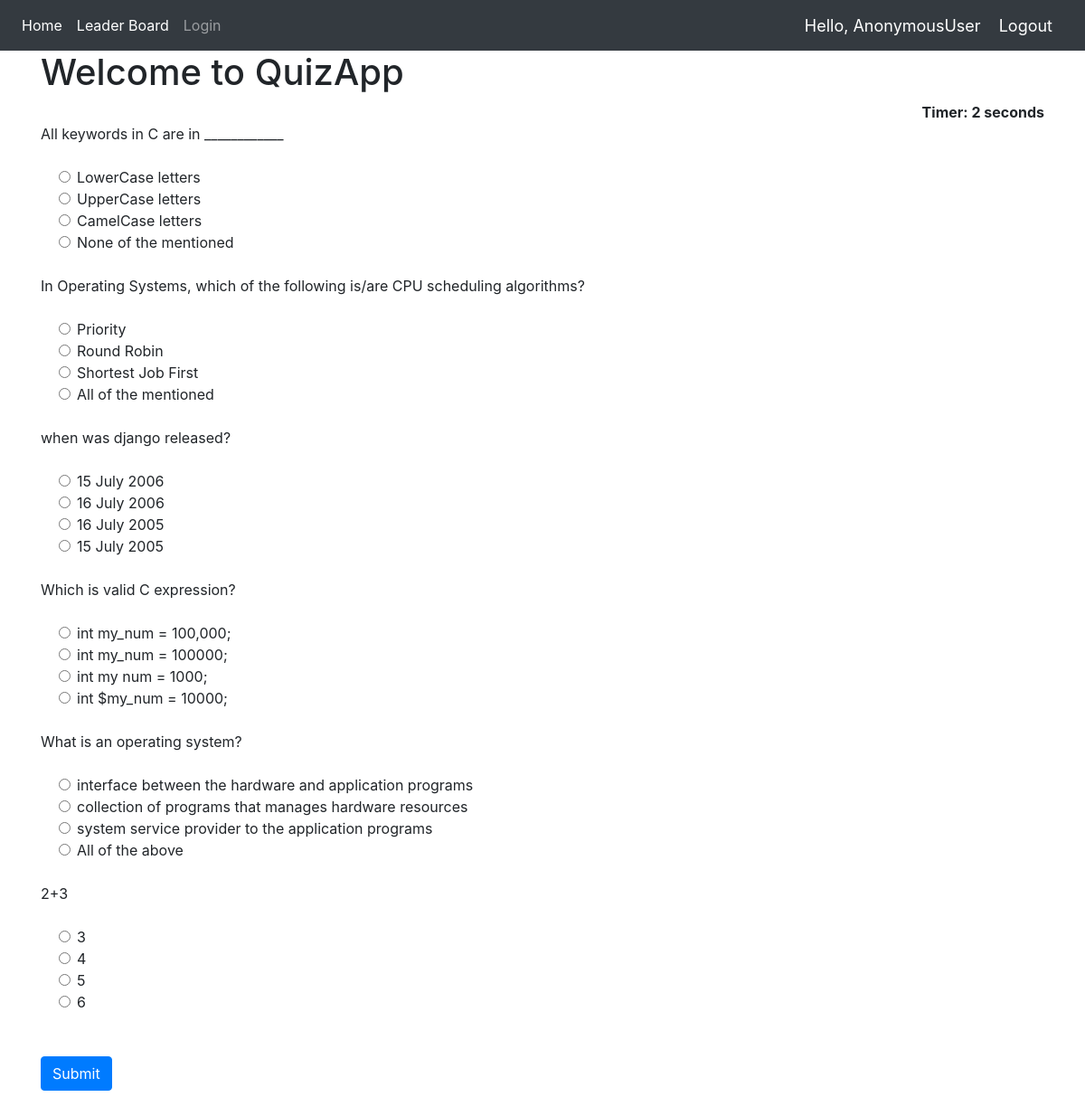
The page / on the database its author committed.
### Quiz/models.py (models this page shows, shortened)
class QuesModel(models.Model):
    question = models.CharField(max_length=200,null=True)
    op1 = models.CharField(max_length=200,null=True)
    op2 = models.CharField(max_length=200,null=True)
    op3 = models.CharField(max_length=200,null=True)
    op4 = models.CharField(max_length=200,null=True)
    ans = models.CharField(max_length=200,null=True)

### Quiz/views.py (the view)
# urls.py: 2. Add a URL to urlpatterns:  path('', views.home, name='home')
def home(request):
    if request.method == 'POST':
        print(request.POST)
        questions=QuesModel.objects.all()
        score=0
        wrong=0
        correct=0
        total=0
        for q in questions:
            total+=1
            print(request.POST.get(q.question))
            print(q.ans)
            print()
            if q.ans ==  request.POST.get(q.question):
                score+=10
                correct+=1
            else:
                wrong+=1
        percent = score/(total*10) *100
        context = {
            'score':score,
            'time': request.POST.get('timer'),
            'correct':correct,
            'wrong':wrong,
            'percent':percent,
            'total':total
        }
        res = Result(score=score)
        res.save()
        return render(request,'Quiz/result.html',context)
    else:
        questions=QuesModel.objects.all()
        context = {
            'questions':questions
        }
        return render(request,'Quiz/home.html',context)

### Quiz/templates/Quiz/home.html (shortened to what this page needs)
{% extends 'Quiz/dependencies.html' %}
{% block content %}
{% load static %}
<div class="container ">
<h1>Welcome to QuizApp</h1>
<div align="right " id="displaytimer"><b>Timer: 0 seconds</b></div>
 <form method='post' action=''>
    {% for q  in questions%}
    <div class="form-group">
      <label for="question">{{q.question}}</label>
    </div>
    <div class="form-check">
        <div class="form-check">
            <input class="form-check-input" type="radio" name="{{q.question}}" id="gridRadios1" value="option1">
            <label class="form-check-label" for="gridRadios1">
                {{q.op1}}
            </label>
        </div>
        <div class="form-check">
            <input class="form-check-input" type="radio" name="{{q.question}}" id="gridRadios2" value="option2">
            <label class="form-check-label" for="gridRadios2">
                {{q.op2}}
            </label>
        </div>
        <div class="form-check">
            <input class="form-check-input" type="radio" name="{{q.question}}" id="gridRadios1" value="option3">
            <label class="form-check-label" for="gridRadios1">
                {{q.op3}}
            </label>
        </div>
        <div class="form-check">
            <input class="form-check-input" type="radio" name="{{q.question}}" id="gridRadios2" value="option4">
            <label class="form-check-label" for="gridRadios2">
                {{q.op4}}
            </label>
        </div>
        <br>
    </div>
    {% endfor %}
    <br>
    <button type="submit" class="btn btn-primary">Submit</button>
  </form>
</div>
{% endblock %}

### Quiz/templates/Quiz/dependencies.html (shortened to what this page needs)
{% load static %}
<html>
    <head>
        <link rel="stylesheet" href="https://stackpath.bootstrapcdn.com/bootstrap/4.5.0/css/bootstrap.min.css">
    </head>
    <body>
        {% include 'Quiz/navbar.html' %}
        {% block content %}
        {% endblock %}
        <br>
    </body>
</html>

### Quiz/templates/Quiz/navbar.html (shortened to what this page needs)
{% load static %}
<nav class="navbar navbar-expand-lg navbar-dark bg-dark">
  <div class="collapse navbar-collapse" id="navbarNav">
    <ul class="navbar-nav">
      <li class="nav-item active">
        <a class="nav-link" href="{% url 'home' %}">Home</a>
        <li class="nav-item active"><a href="{% url 'leaderboard' %}" class="nav-link">Leader Board</a></li>
      </li>
      <li class="nav-item">
        <a class="nav-link" href="{% url 'login' %}">Login</a>
      </li>
    </ul>
  </div>
  <span class="greet">Hello, {{request.user}}</span>
  <span ><a  class="greet" href="{% url 'logout' %}">Logout</a></span>
</nav>

### Quiz/templates/Quiz/navbar.html (style rules this page uses)
.greet { font-size: 18px; color: #fff; margin-right: 20px; }

### rows shown on the page
QuesModel: question "All keywords in C are in ____________", op1 "LowerCase letters", op2 "UpperCase letters", op3 "CamelCase letters", op4 "None of the mentioned"
QuesModel: question "In Operating Systems, which of the following is/are CPU scheduling algorithms?", op1 "Priority", op2 "Round Robin", op3 "Shortest Job First", op4 "All of the mentioned"
QuesModel: question "when was django released?", op1 "15 July 2006", op2 "16 July 2006", op3 "16 July 2005", op4 "15 July 2005"
QuesModel: question "Which is valid C expression?", op1 "int my_num = 100,000;", op2 "int my_num = 100000;", op3 "int my num = 1000;", op4 "int $my_num = 10000;"
QuesModel: question "What is an operating system?", op1 "interface between the hardware and application programs", op2 "collection of programs that manages hardware resources", op3 "system service provider to the application programs", op4 "All of the above"
QuesModel: question "2+3", op1 "3", op2 "4", op3 "5", op4 "6"

### other values the page prints
{{ request.user }} "AnonymousUser"
